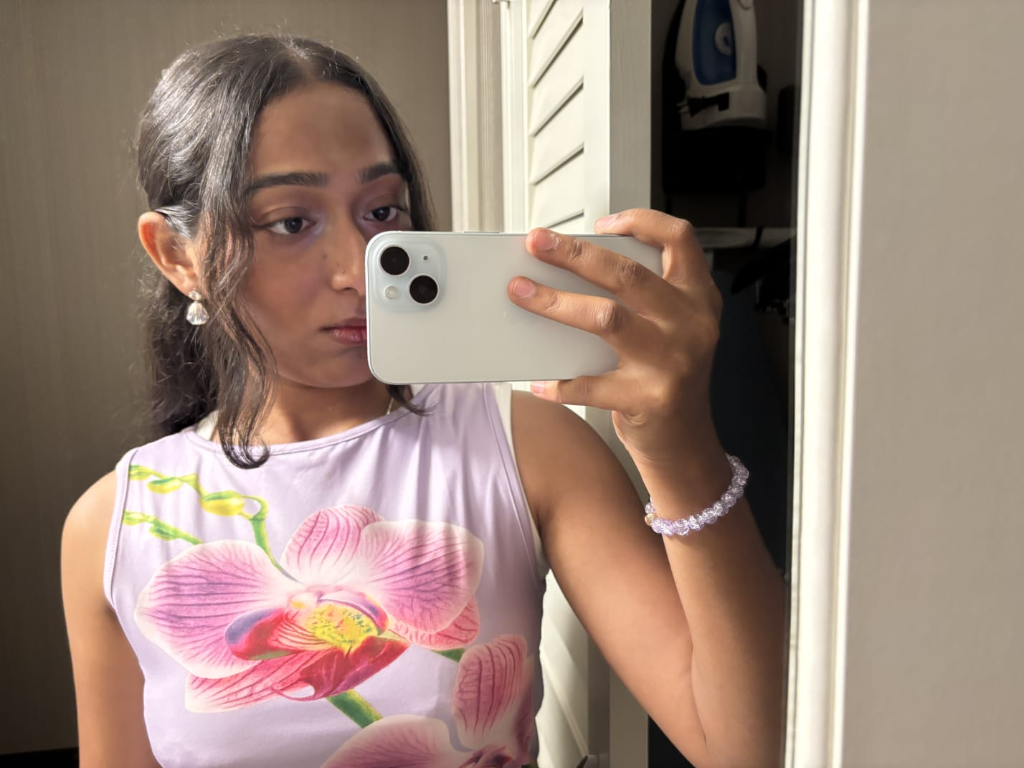
#> input picture source-photo.png, 1024 x 768 px
$ python prep_photo.py
#> lines starting #> are read from the running program, lines starting #| are printed output that depends on the picture
#!/usr/bin/env python3
"""
Preprocess a source photo or avatar for clean ASCII art generation.
- Converts to grayscale
- Auto-contrasts / normalizes dynamic range
- Sharpens edge details
- Writes source-prepped.png
Usage:
  python scripts/prep_photo.py [optional_path_to_photo]
"""
import os
import sys
from PIL import Image, ImageEnhance, ImageOps

import os
import sys

SCRIPT_DIR = os.path.dirname(os.path.abspath(__file__))
PROJECT_ROOT = os.path.abspath(os.path.join(SCRIPT_DIR, ".."))
SOURCE_PHOTO = os.path.join(PROJECT_ROOT, "source-photo.png")
DEFAULT_INPUT = SOURCE_PHOTO if os.path.exists(SOURCE_PHOTO) else os.path.join(PROJECT_ROOT, "avatar.png")
OUT_PATH = os.path.join(PROJECT_ROOT, "source-prepped.png")


def prep_image(input_path):
#> called with input_path = 'source-photo.png'
    if not os.path.exists(input_path):
        print(f"Error: input image '{input_path}' not found.", file=sys.stderr)
        sys.exit(1)

    print(f"Processing image: {input_path}")
    try:
        import cv2
        import numpy as np
        img = cv2.imread(input_path)
#> img is the input picture: shape (768, 1024, 3); mean B, G, R 121.8, 134, 156.3
        h, w = img.shape[:2]
#> h = 768; w = 1024

        # If it's a selfie landscape/wide (like 1024x768), crop around subject (face & phone)
        if w > h:
            crop_x1 = int(w * 0.05)
#> crop_x1 = 51
            crop_x2 = int(w * 0.76)
#> crop_x2 = 778
            img = img[:, crop_x1:crop_x2]
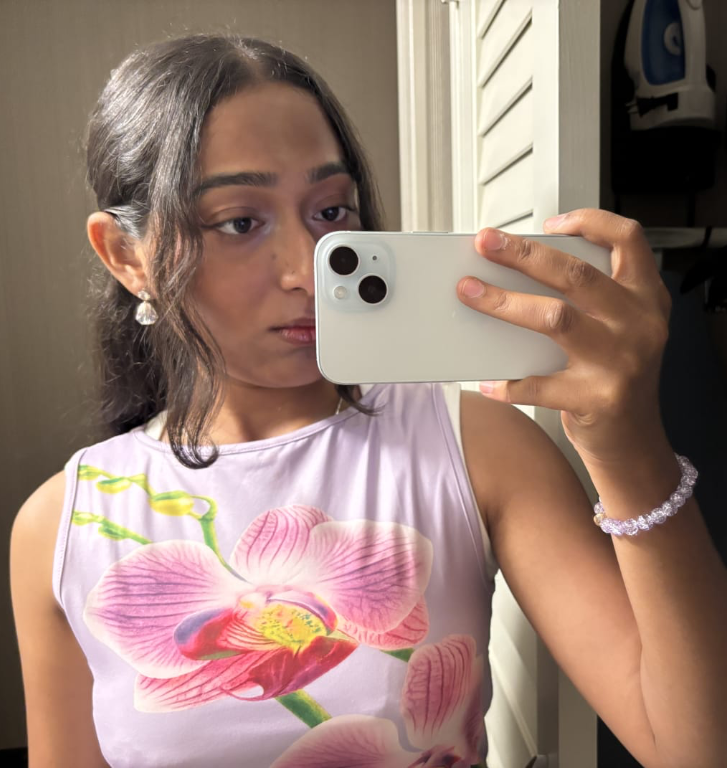
#> img: shape (768, 727, 3); mean B, G, R 117.5, 128.2, 155.1

        gray = cv2.cvtColor(img, cv2.COLOR_BGR2GRAY)
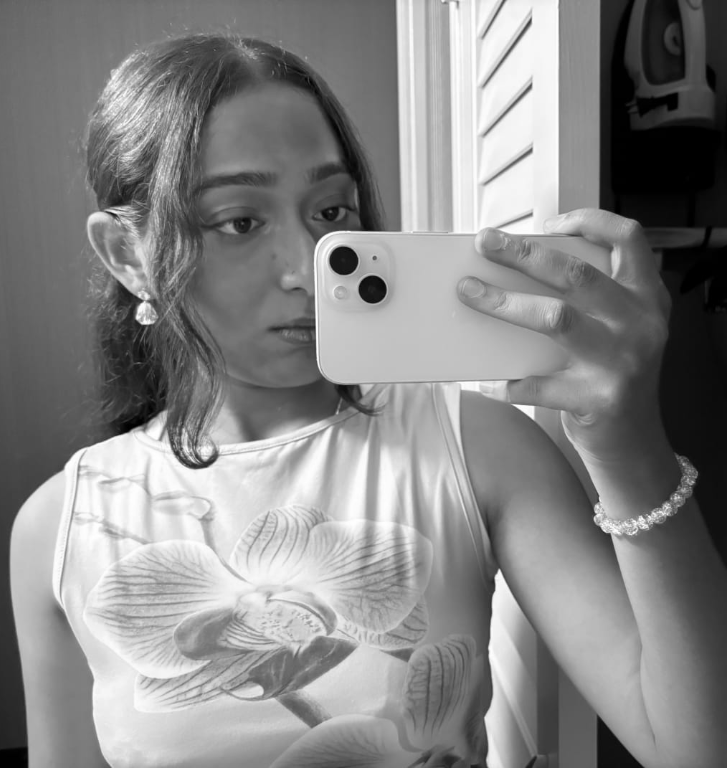
#> gray: shape (768, 727); min 0, max 255, mean 135
        filtered = cv2.bilateralFilter(gray, 7, 50, 50)
        clahe = cv2.createCLAHE(clipLimit=3.5, tileGridSize=(8, 8))
        enhanced = clahe.apply(filtered)
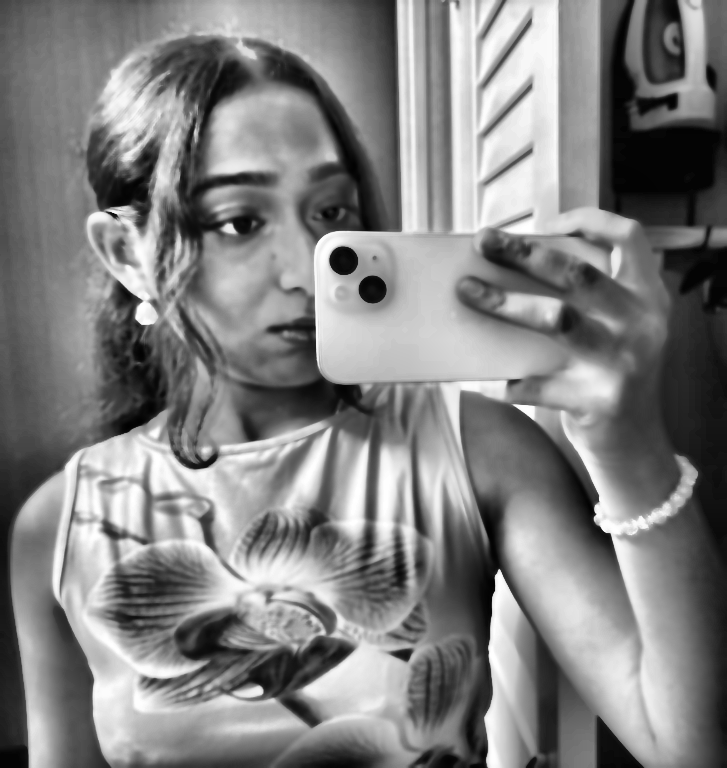
#> enhanced: shape (768, 727); min 0, max 255, mean 129.1
        cv2.imwrite(OUT_PATH, enhanced)
        print(f"Successfully wrote CLAHE enhanced image to: {OUT_PATH}")
    except Exception as e:
        print(f"OpenCV processing fallback to PIL: {e}")
        from PIL import Image, ImageEnhance, ImageOps
        img = Image.open(input_path).convert("L")
        w, h = img.size
        if w > h:
            img = img.crop((int(w * 0.05), 0, int(w * 0.76), h))
        equalized = ImageOps.autocontrast(img, cutoff=2)
        enhancer = ImageEnhance.Contrast(equalized)
        boosted = enhancer.enhance(1.8)
        sharp = ImageEnhance.Sharpness(boosted).enhance(1.5)
        sharp.save(OUT_PATH)
        print(f"Successfully wrote PIL enhanced image to: {OUT_PATH}")


def main():
    target = sys.argv[1] if len(sys.argv) > 1 else DEFAULT_INPUT
    prep_image(target)


if __name__ == "__main__":
    main()
